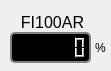
       <widget class="QWidget" name="widgetFI100AR" native="true">
        <property name="geometry">
         <rect>
          <x>450</x>
          <y>20</y>
          <width>111</width>
          <height>71</height>
         </rect>
        </property>
        <property name="minimumSize">
         <size>
          <width>111</width>
          <height>71</height>
         </size>
        </property>
        <property name="toolTip">
         <string>Indicador da Vazão de Ar</string>
        </property>
        <property name="accessibleDescription">
         <string/>
        </property>
        <property name="autoFillBackground">
         <bool>false</bool>
        </property>
        <property name="styleSheet">
         <string notr="true">#widgetFI100AR {
    background-color: #c0c0c0; /* Uma cor de fundo neutra */
    border-width: 2px;
    border-style: solid;
    border-color: #ffffff #888888 #888888 #ffffff; /* Bordas: cima, direita, baixo, esquerda */
    border-radius: 4px; /* Bordas arredondadas (opcional) */
    padding: 4px; /* Espaçamento interno (opcional) */
}</string>
        </property>
        <widget class="QLabel" name="label_5">
         <property name="geometry">
          <rect>
           <x>17</x>
           <y>10</y>
           <width>71</width>
           <height>22</height>
          </rect>
         </property>
         <property name="sizePolicy">
          <sizepolicy hsizetype="Minimum" vsizetype="Minimum">
           <horstretch>0</horstretch>
           <verstretch>0</verstretch>
          </sizepolicy>
         </property>
         <property name="font">
          <font>
           <pointsize>12</pointsize>
          </font>
         </property>
         <property name="text">
          <string>FI100AR</string>
         </property>
         <property name="alignment">
          <set>Qt::AlignmentFlag::AlignBottom|Qt::AlignmentFlag::AlignHCenter</set>
         </property>
        </widget>
        <widget class="QLabel" name="label_29">
         <property name="geometry">
          <rect>
           <x>95</x>
           <y>40</y>
           <width>21</width>
           <height>16</height>
          </rect>
         </property>
         <property name="text">
          <string>%</string>
         </property>
        </widget>
        <widget class="QLCDNumber" name="lcdFI100AR">
         <property name="geometry">
          <rect>
           <x>10</x>
           <y>32</y>
           <width>81</width>
           <height>31</height>
          </rect>
         </property>
         <property name="sizePolicy">
          <sizepolicy hsizetype="MinimumExpanding" vsizetype="MinimumExpanding">
           <horstretch>0</horstretch>
           <verstretch>0</verstretch>
          </sizepolicy>
         </property>
         <property name="styleSheet">
          <string notr="true">#lcdFI100AR {
        color: red;
        background-color: black;
        border: 2px solid gray;
        border-radius: 5px;
    }</string>
         </property>
         <property name="smallDecimalPoint">
          <bool>true</bool>
         </property>
         <property name="digitCount">
          <number>6</number>
         </property>
        </widget>
       </widget>
